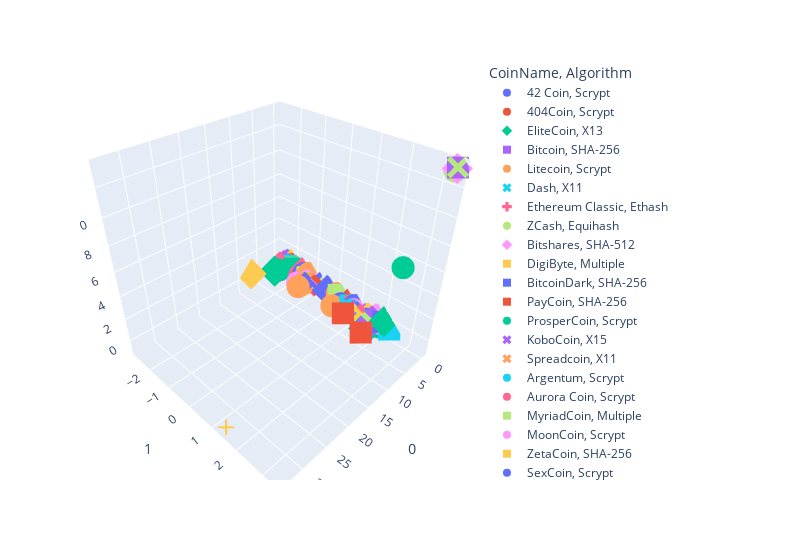

The cell this chart's notebook holds for it:
### Markdown cell above
### Visualizing Results

#### 3D-Scatter with Clusters

### Code cell
# Create a 3D-Scatter with the PCA data and the clusters
fig = px.scatter_3d(
    clustered_df,
    x=0,
    y=1,
    z=2,
    color="CoinName",
    symbol="Algorithm",
    width=800,
)
#fig.update_layout(legend=dict(x=0, y=1))
fig.show()
